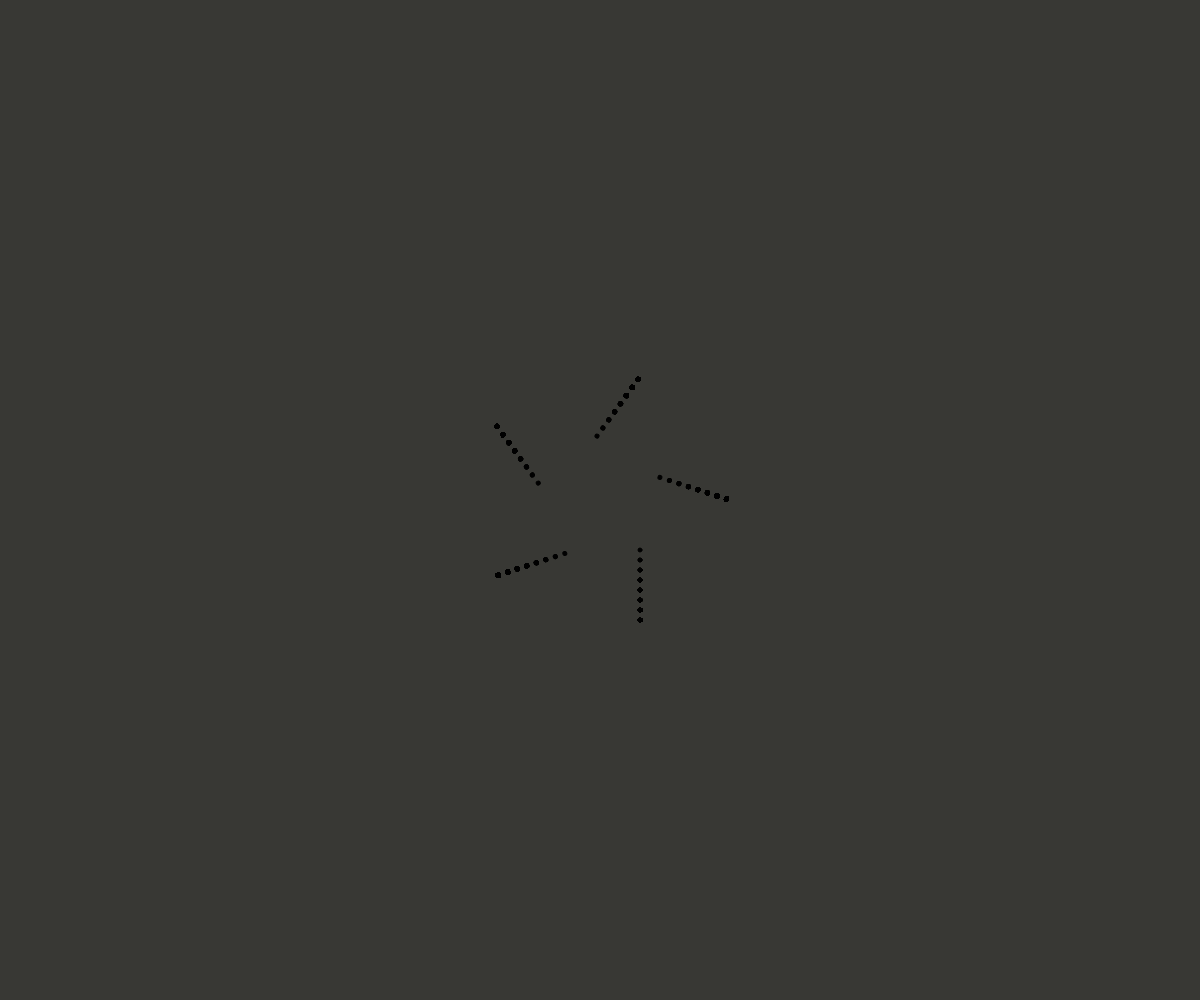
Frame 1 (no input)
Frame 60 (no input): identical to frame 1, image omitted
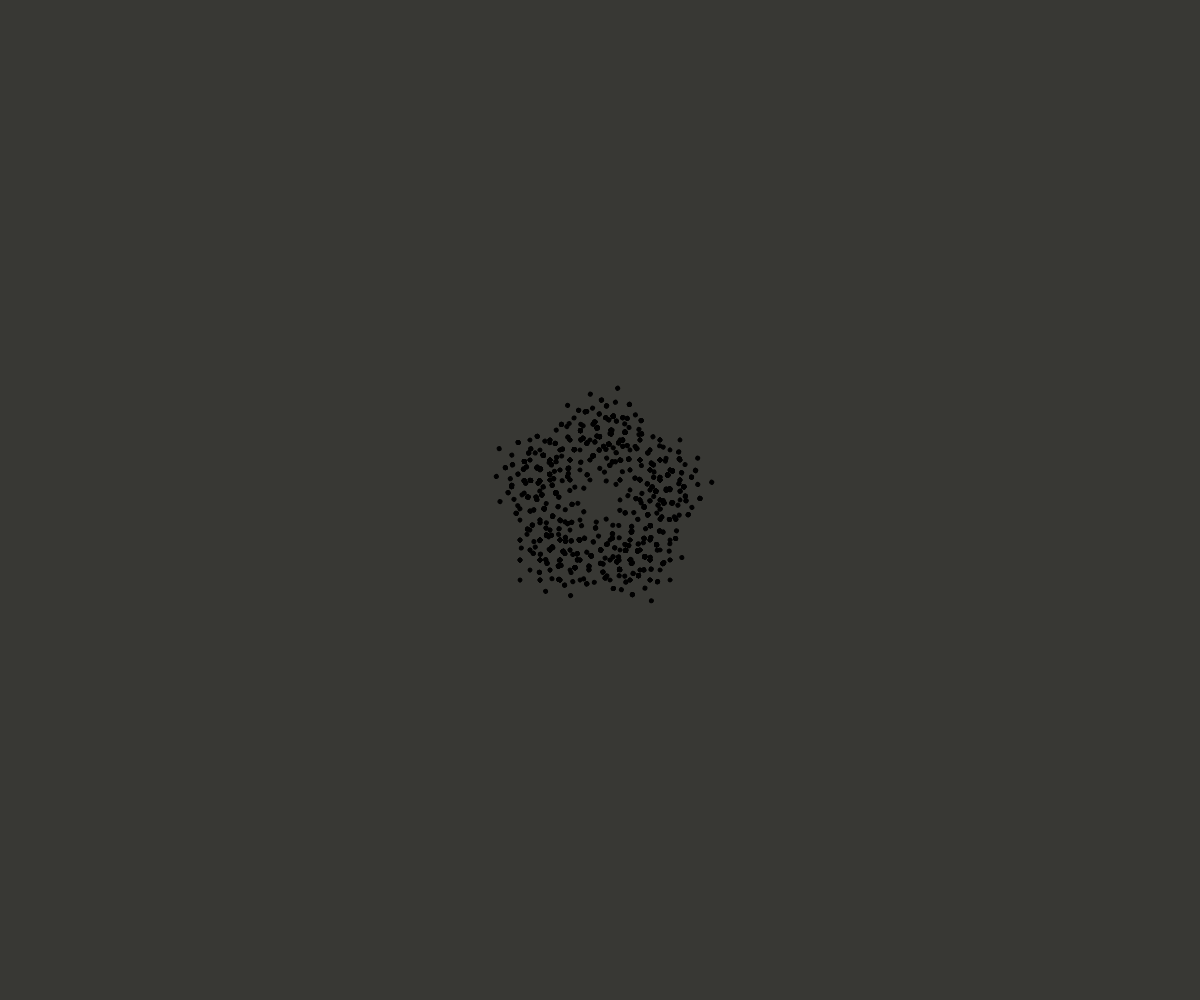
Frame 120 (the mouse pressed at the canvas centre since frame 60)

The p5.js sketch that drew these frames (run headless with seeded random() and noise() and a simulated clock; from frame 60 on, the mouse is pressed at the canvas centre):

// p5.js sketch
// ── sketch.js
let d;
let div = 5; 
let sym = 360 / div; 

function setup() {
  createCanvas(windowWidth, windowHeight);  
  angleMode(DEGREES); 
}

function draw() {
  background(56,56,52);  
  stroke(0);   
  d = map(mouseX, 0, width, 0, 180);   

  for (i = 0; i < 360; i += sym) { 
    push();                                
    translate(width / 2, height / 2); 
    rotate(i);
    branch(130);  
    pop(); 
  }
}

function branch(br) {
  fill(0)
  circle(40, 50, 4, 5);  
  translate(0.01, 10); 
  if (br > 13) {
    push();
    rotate(d);  
    branch(br * 0.7); 
    pop();          

    push();           
    rotate(-d); 
    branch(br * 0.7); 
    pop(); 
  }
}
